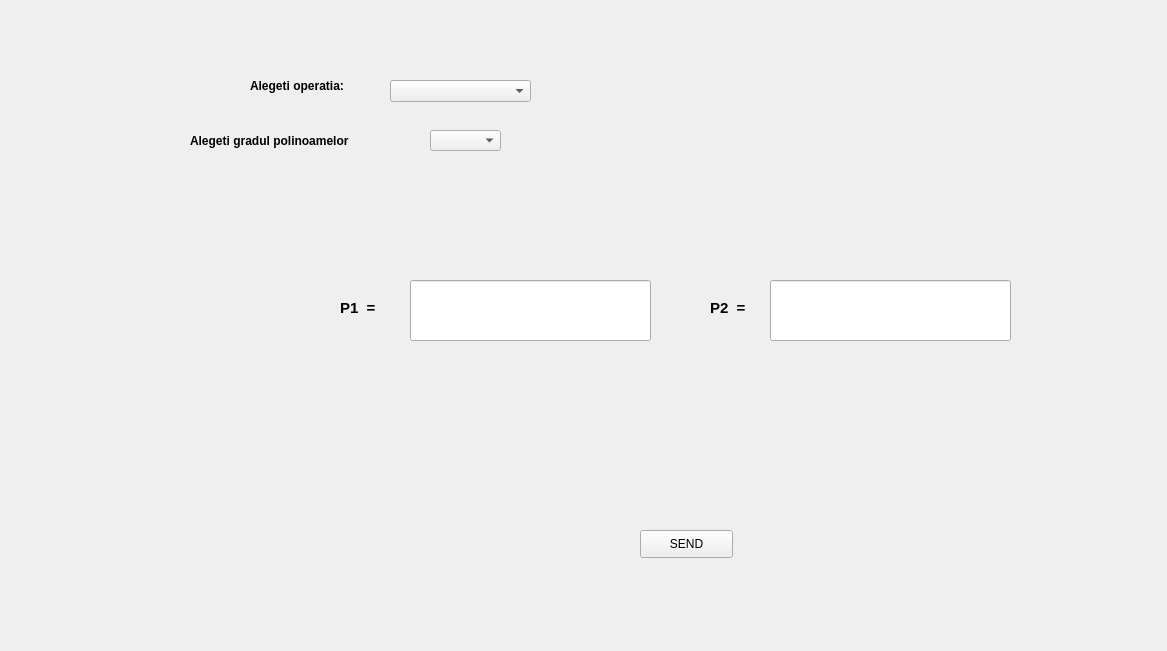
<?xml version="1.0" encoding="UTF-8"?>
<ui version="4.0">
 <class>PolinomClass</class>
 <widget class="QWidget" name="PolinomClass">
  <property name="geometry">
   <rect>
    <x>0</x>
    <y>0</y>
    <width>1167</width>
    <height>651</height>
   </rect>
  </property>
  <property name="windowTitle">
   <string>PolinomClass</string>
  </property>
  <widget class="QLabel" name="receive_mess">
   <property name="geometry">
    <rect>
     <x>540</x>
     <y>390</y>
     <width>301</width>
     <height>91</height>
    </rect>
   </property>
   <property name="text">
    <string/>
   </property>
  </widget>
  <widget class="QLineEdit" name="send_mess">
   <property name="geometry">
    <rect>
     <x>410</x>
     <y>280</y>
     <width>241</width>
     <height>61</height>
    </rect>
   </property>
  </widget>
  <widget class="QComboBox" name="comboBox">
   <property name="geometry">
    <rect>
     <x>390</x>
     <y>80</y>
     <width>141</width>
     <height>22</height>
    </rect>
   </property>
  </widget>
  <widget class="QLabel" name="label_4">
   <property name="geometry">
    <rect>
     <x>710</x>
     <y>300</y>
     <width>55</width>
     <height>16</height>
    </rect>
   </property>
   <property name="font">
    <font>
     <pointsize>11</pointsize>
     <weight>75</weight>
     <bold>true</bold>
    </font>
   </property>
   <property name="text">
    <string>P2  =</string>
   </property>
  </widget>
  <widget class="QLineEdit" name="send_message">
   <property name="geometry">
    <rect>
     <x>770</x>
     <y>280</y>
     <width>241</width>
     <height>61</height>
    </rect>
   </property>
  </widget>
  <widget class="QLabel" name="label_2">
   <property name="geometry">
    <rect>
     <x>250</x>
     <y>70</y>
     <width>131</width>
     <height>31</height>
    </rect>
   </property>
   <property name="font">
    <font>
     <pointsize>9</pointsize>
     <weight>75</weight>
     <bold>true</bold>
    </font>
   </property>
   <property name="text">
    <string>Alegeti operatia:</string>
   </property>
  </widget>
  <widget class="QComboBox" name="comboBox2">
   <property name="geometry">
    <rect>
     <x>430</x>
     <y>130</y>
     <width>71</width>
     <height>21</height>
    </rect>
   </property>
  </widget>
  <widget class="QPushButton" name="button">
   <property name="geometry">
    <rect>
     <x>640</x>
     <y>530</y>
     <width>93</width>
     <height>28</height>
    </rect>
   </property>
   <property name="text">
    <string>SEND</string>
   </property>
  </widget>
  <widget class="QLabel" name="label">
   <property name="geometry">
    <rect>
     <x>190</x>
     <y>120</y>
     <width>221</width>
     <height>41</height>
    </rect>
   </property>
   <property name="font">
    <font>
     <pointsize>9</pointsize>
     <weight>75</weight>
     <bold>true</bold>
    </font>
   </property>
   <property name="text">
    <string>Alegeti gradul polinoamelor</string>
   </property>
  </widget>
  <widget class="QLabel" name="label_3">
   <property name="geometry">
    <rect>
     <x>340</x>
     <y>300</y>
     <width>55</width>
     <height>16</height>
    </rect>
   </property>
   <property name="font">
    <font>
     <pointsize>11</pointsize>
     <weight>75</weight>
     <bold>true</bold>
    </font>
   </property>
   <property name="text">
    <string>P1  =</string>
   </property>
  </widget>
 </widget>
 <layoutdefault spacing="6" margin="11"/>
 <resources/>
 <connections/>
</ui>
